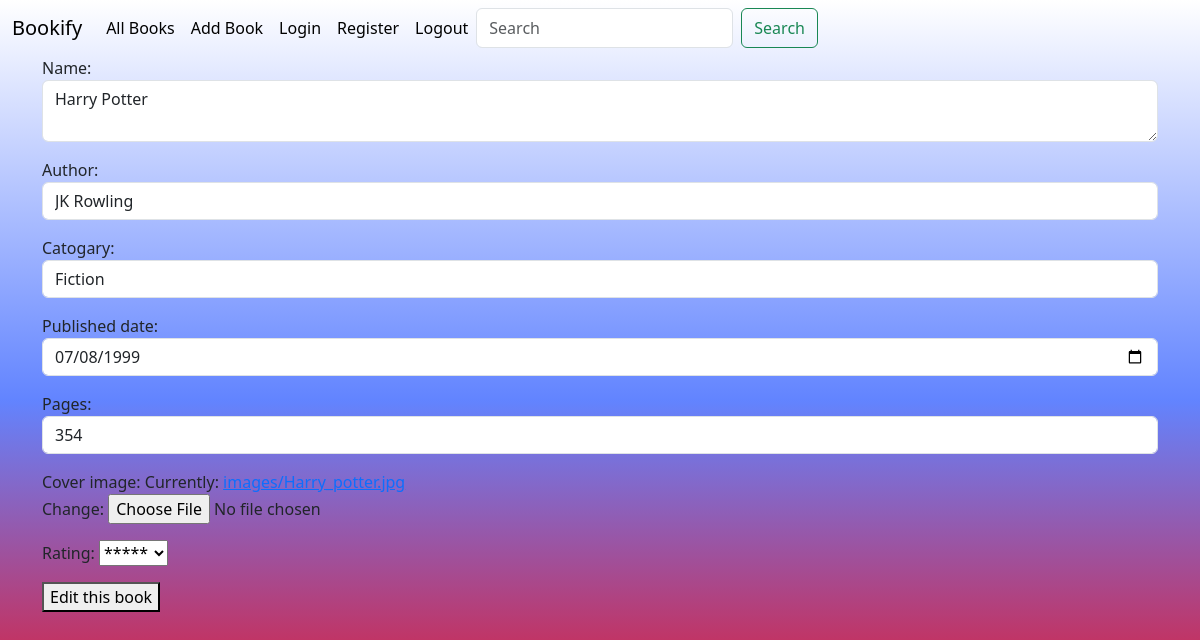
The app's page /books/1/change (signed in) with its own data.
### myapp/models.py (models this page shows, shortened)
class Books(Model):
    name=CharField(max_length=20)
    author=CharField(max_length=20)
    catogary=CharField(max_length=20)
    published_date=DateField(null=True)
    pages=PositiveIntegerField(null=True)
    cover_image=ImageField(upload_to='images',null=True)
    rating=CharField(max_length=5,choices=RATING)

### myapp/views.py (the view, shortened to what this page needs)
# urls.py: path('books/<int:pk>/change',BookUpdateView.as_view(),name='update_book'),
@method_decorator(signin_required,name='dispatch')
class BookUpdateView(View):
    def get(self,request,*args,**kwargs):
        id=kwargs.get('pk')
        qs=Books.objects.get(id=id)
        form=BookAddModelForm(instance=qs)
        return render(request,'update_books.html',{'form':form})

### myapp/forms.py
class BookAddModelForm(ModelForm):
    class Meta:
        model=Books
        fields='__all__'
        widgets={
            'name':Textarea(attrs={'class':'form-control','rows':2}),
            'author':TextInput(attrs={'class':'form-control'}),
            'catogary':TextInput(attrs={'class':'form-control'}),
            'published_date':DateInput(attrs={'class':'form-control','type':'date'}),
            'pages':NumberInput(attrs={'class':'form-control'}),
        }

### myapp/views.py (called while the page is built)
def signin_required(fn):
    def wrapper(request,*args,**kwargs):
        if not request.user.is_authenticated:
            messages.error(request,'Invalid session,Sign In')
            return redirect('signin')
        else:
            return fn(request,*args,**kwargs)
    return wrapper

### myapp/templates/update_books.html (shortened to what this page needs)
{%extends 'theme.html'%}
{%block content%}
    <div class="container">
        <form action="" method="post" enctype="multipart/form-data">
            {{ form.as_p }}
            <button type="submit">Edit this book</button>
        </form>
    </div>
{%endblock%}

### myapp/static/css/style.css (style rules this page uses)
body { background-color: #FFFFFF; background-image: linear-gradient(180deg, #FFFFFF 0%, #6284FF 50%, #FF0000 100%); height: 100vh; }

### records on screen
Books: name "Harry Potter", author "JK Rowling", catogary "Fiction", published_date "07/08/1999", pages "354", rating "*****"
